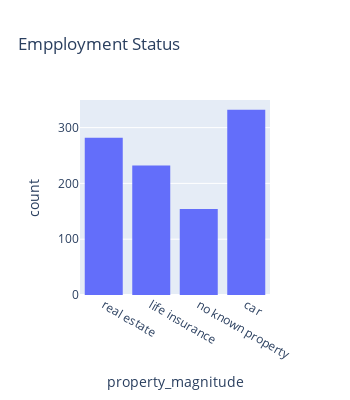

Notebook code for this chart:
### Code cell
pup = px.histogram(ds, x= 'property_magnitude',
                         title='Empployment Status', height=400, width = 350)
pup

### Figure 1 — Plotly figure (JSON) as saved in the notebook; plotly's stock layout.template omitted (floating-point values rounded to 4 significant figures; data arrays with more than 128 entries replaced by an {"elided": "..."} marker saying what was removed)
{"data": [{"alignmentgroup": "True", "bingroup": "x", "hovertemplate": "property_magnitude=%{x}<br>count=%{y}<extra></extra>", "legendgroup": "", "marker": {"color": "#636efa", "pattern": {"shape": ""}}, "name": "", "offsetgroup": "", "orientation": "v", "showlegend": false, "type": "histogram", "x": {"elided": "1000 str values"}, "xaxis": "x", "yaxis": "y"}], "layout": {"barmode": "relative", "height": 400, "legend": {"tracegroupgap": 0}, "title": {"text": "Empployment Status"}, "width": 350, "xaxis": {"anchor": "y", "domain": [0, 1], "title": {"text": "property_magnitude"}}, "yaxis": {"anchor": "x", "domain": [0, 1], "title": {"text": "count"}}}}
